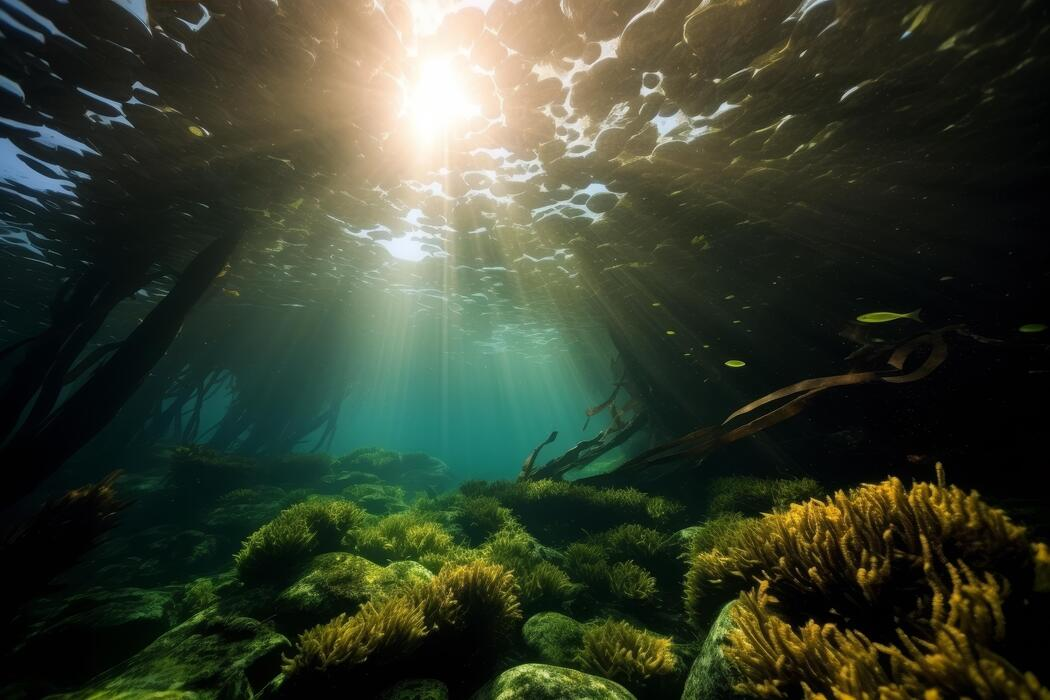
#> input picture data/input/img1.jpg, 1050 x 700 px
$ python -i enhancement.py   (imports and definitions only)
#> lines starting #> are read from the running program, lines starting #| are printed output that depends on the picture
#> further down, picture is the input picture: shape (700, 1050, 3); mean B, G, R 46.3, 63.3, 55.4
# enhancement.py
# Brightness, contrast and detail enhancement (Steps 7, 8, 9).

import cv2
import numpy as np


def gamma_correction(image, gamma):
    """Gamma correction with a lookup table. gamma < 1 brightens."""
    table = np.array([255 * (i / 255.0) ** gamma for i in range(256)])
    return cv2.LUT(image, np.clip(np.round(table), 0, 255).astype(np.uint8))


def auto_gamma_correction(image, target_mean=110, low=0.4, high=1.0):
    """Choose gamma from the image brightness, then apply it."""
    gray = cv2.cvtColor(image, cv2.COLOR_BGR2GRAY)
    mean = np.clip(gray.mean(), 1, 254)
    gamma = float(np.clip(np.log(target_mean / 255.0) / np.log(mean / 255.0), low, high))
    return gamma_correction(image, gamma)


def apply_clahe(image, clip_limit=2.0, tile_grid=(8, 8)):
    """CLAHE on the L channel of LAB, so colors are not distorted."""
#> called with clip_limit = 2, tile_grid = (8, 8)
    lab = cv2.cvtColor(image, cv2.COLOR_BGR2LAB)
#> lab: shape (700, 1050, 3); mean of channels 0, 1, 2 63.2, 122.3, 136.8
    l, a, b = cv2.split(lab)
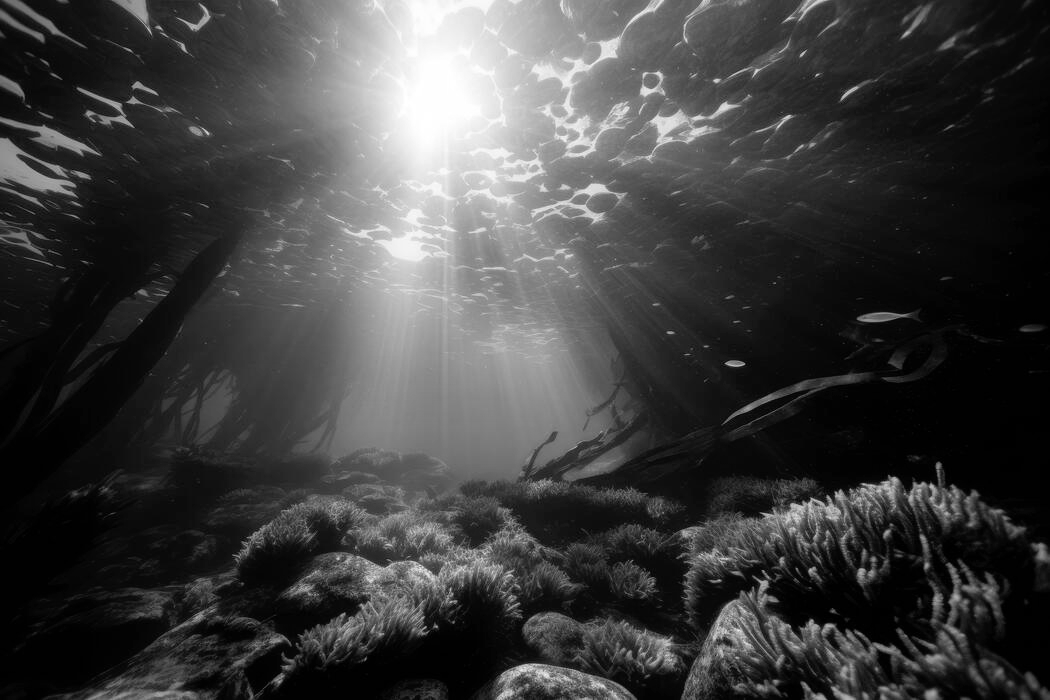
#> l: shape (700, 1050); min 0, max 255, mean 63.2
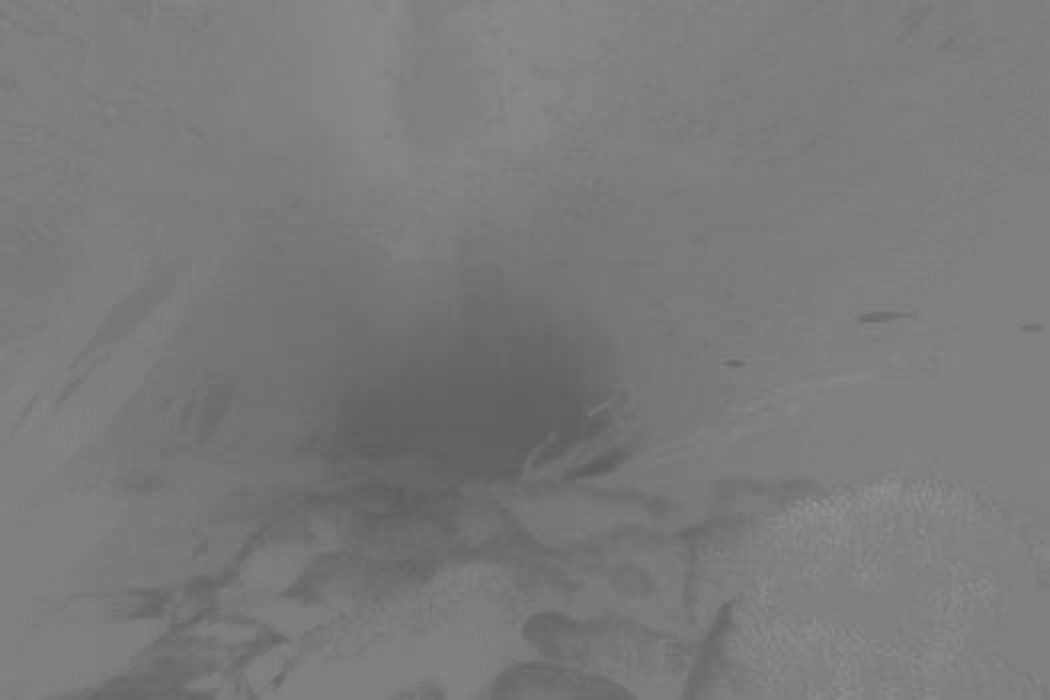
#> a: shape (700, 1050); min 91, max 152, mean 122.3
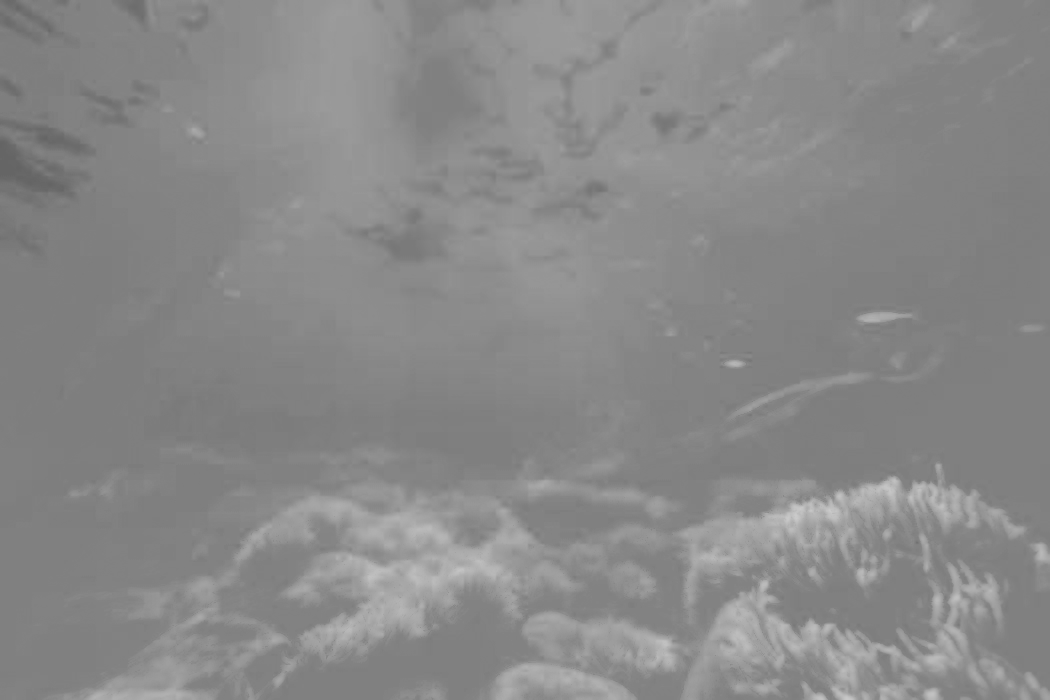
#> b: shape (700, 1050); min 100, max 202, mean 136.8
    clahe = cv2.createCLAHE(clipLimit=clip_limit, tileGridSize=tile_grid)
    return cv2.cvtColor(cv2.merge((clahe.apply(l), a, b)), cv2.COLOR_LAB2BGR)
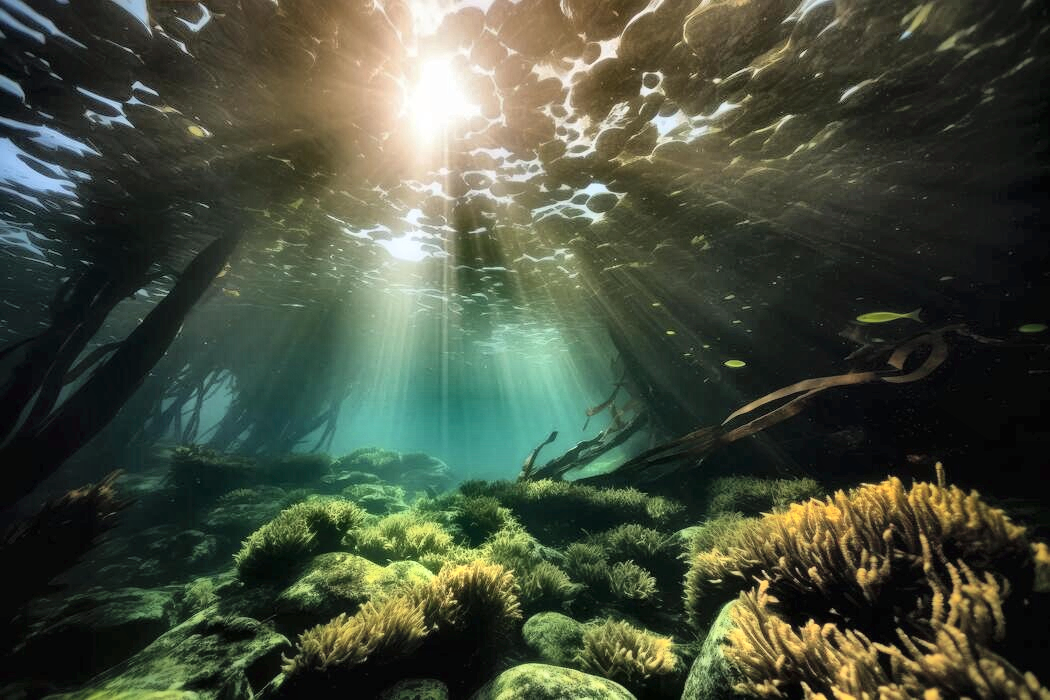
#> returned value: shape (700, 1050, 3); mean B, G, R 61, 78.2, 70.5


def unsharp_mask(image, sigma=1.5, amount=1.0):
    """Unsharp masking: sharpened = (1 + amount) * image - amount * blurred."""
    blurred = cv2.GaussianBlur(image, (0, 0), sigma)
    return cv2.addWeighted(image, 1 + amount, blurred, -amount, 0)


def sharpen_image(image, sigma=1.5, amount=0.8):
    """Clear-named wrapper around unsharp_mask (name from our project plan)."""
    return unsharp_mask(image, sigma, amount)

>>> import cv2
>>> picture = cv2.imread('../data/input/img1.jpg')
>>> result = apply_clahe(picture)

$ run again, on data/input/img2.jpg
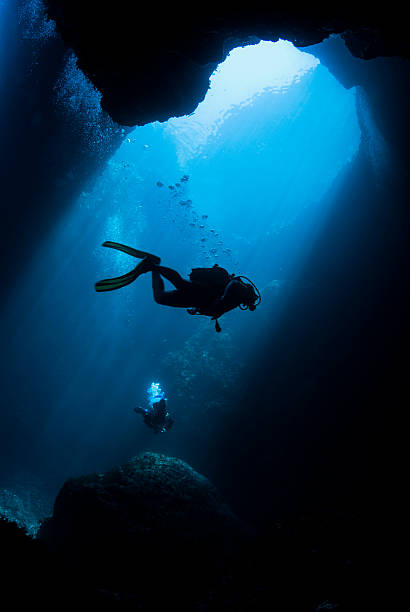
#> input picture data/input/img2.jpg, 410 x 612 px
#> picture is the input picture: shape (612, 410, 3); mean B, G, R 75.8, 50.4, 6.8
#> lab: shape (612, 410, 3); mean of channels 0, 1, 2 49.5, 126.1, 110.8
#> in apply_clahe, `l, a, b = cv2.split(lab)`:
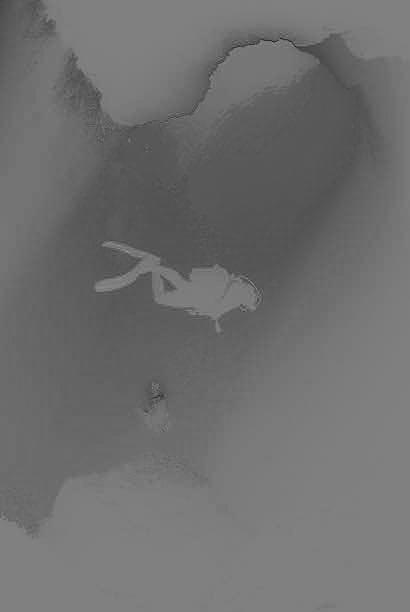
#> b: shape (612, 410); min 22, max 155, mean 110.8
#> in apply_clahe, `return cv2.cvtColor(cv2.merge((clahe.apply(l), a, b)), cv2.COLOR_LAB2B..`:
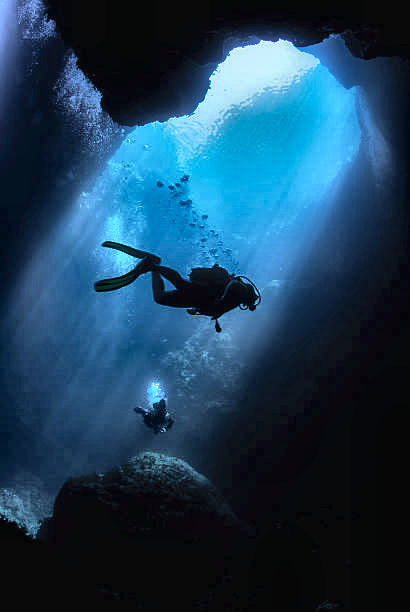
#> returned value: shape (612, 410, 3); mean B, G, R 88.8, 63.2, 27.3

$ run again, on data/input/underwater1.jpg
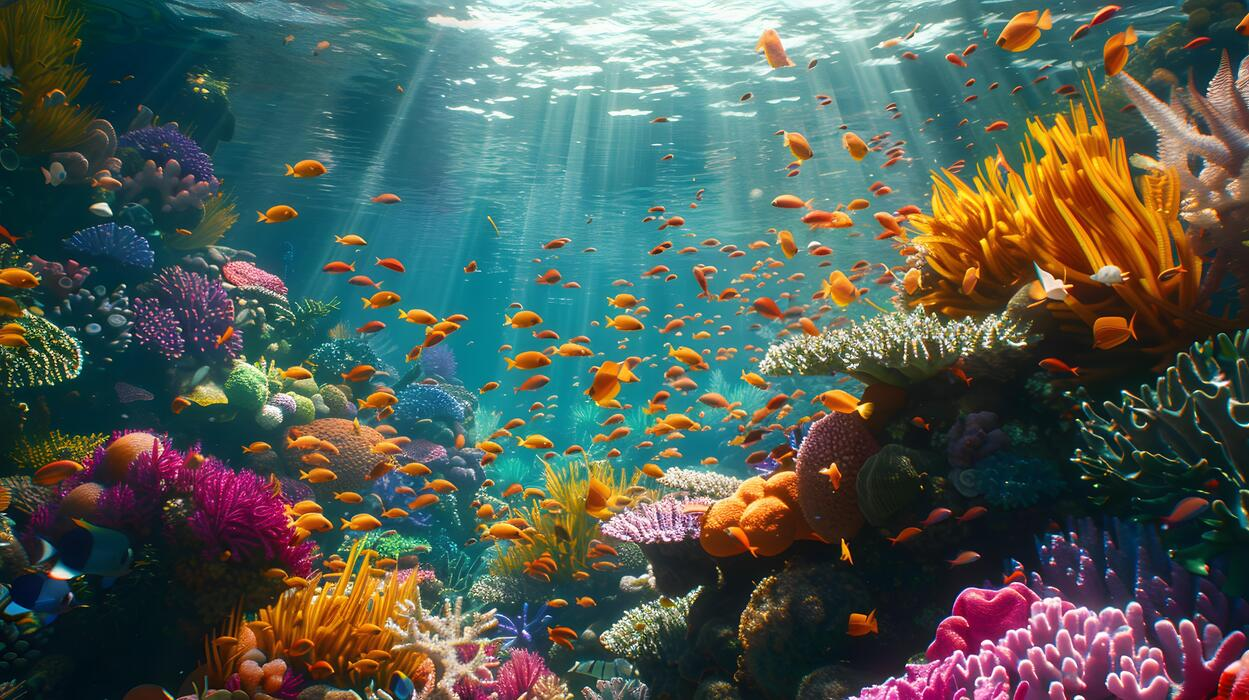
#> input picture data/input/underwater1.jpg, 1249 x 700 px
#> picture is the input picture: shape (700, 1249, 3); mean B, G, R 84.3, 92.3, 80.1
#> lab: shape (700, 1249, 3); mean of channels 0, 1, 2 97.6, 125.7, 132.1
#> in apply_clahe, `l, a, b = cv2.split(lab)`:
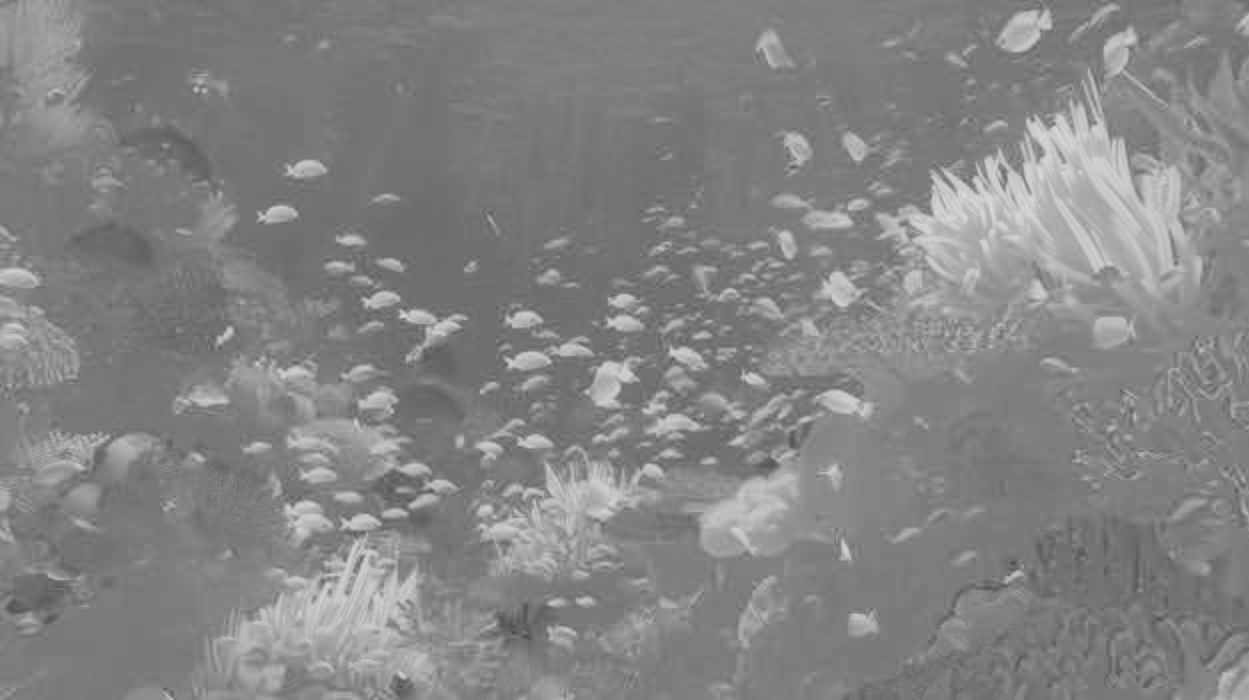
#> b: shape (700, 1249); min 73, max 218, mean 132.1
#> in apply_clahe, `return cv2.cvtColor(cv2.merge((clahe.apply(l), a, b)), cv2.COLOR_LAB2B..`:
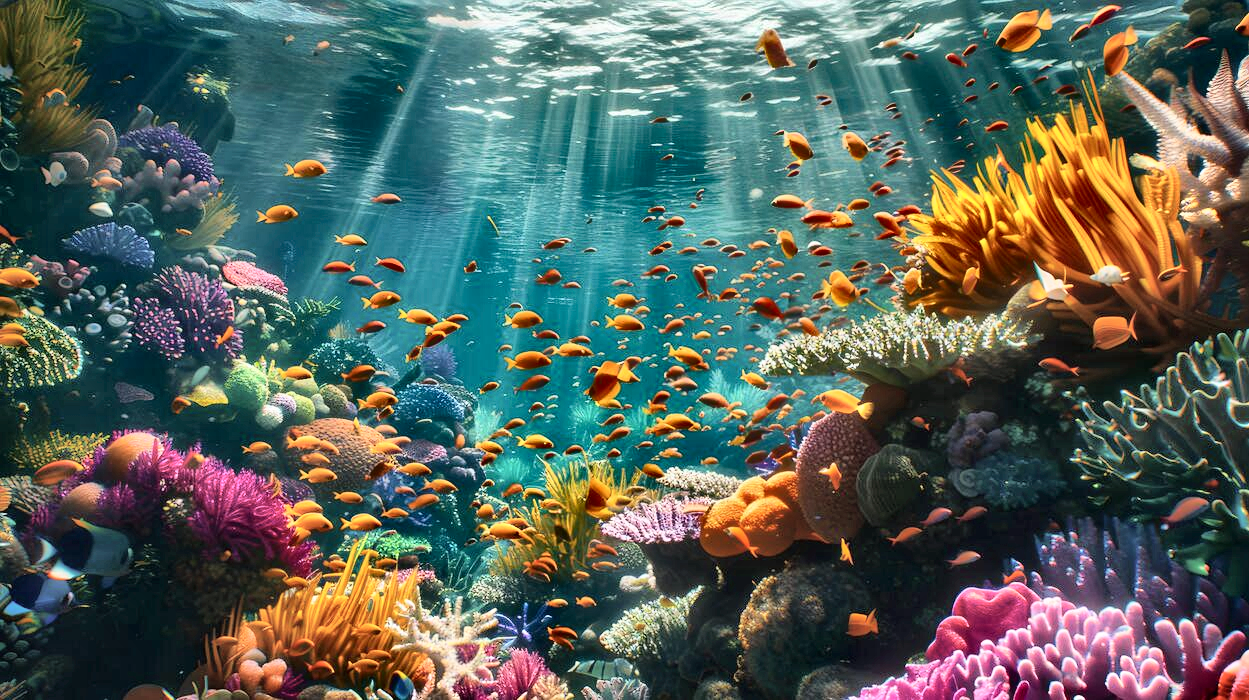
#> returned value: shape (700, 1249, 3); mean B, G, R 91.6, 99.4, 86.9
